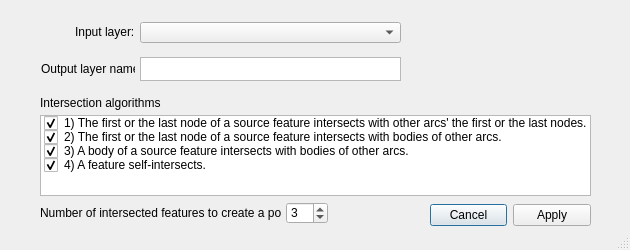
<?xml version="1.0" encoding="UTF-8"?>
<ui version="4.0">
 <class>PointOnArcIntersectionDialogBase</class>
 <widget class="QDialog" name="PointOnArcIntersectionDialogBase">
  <property name="geometry">
   <rect>
    <x>0</x>
    <y>0</y>
    <width>630</width>
    <height>250</height>
   </rect>
  </property>
  <property name="sizePolicy">
   <sizepolicy hsizetype="Preferred" vsizetype="Preferred">
    <horstretch>0</horstretch>
    <verstretch>0</verstretch>
   </sizepolicy>
  </property>
  <property name="minimumSize">
   <size>
    <width>630</width>
    <height>250</height>
   </size>
  </property>
  <property name="maximumSize">
   <size>
    <width>630</width>
    <height>250</height>
   </size>
  </property>
  <property name="windowTitle">
   <string>Create points on arcs' intersection</string>
  </property>
  <property name="sizeGripEnabled">
   <bool>true</bool>
  </property>
  <property name="modal">
   <bool>false</bool>
  </property>
  <widget class="QDialogButtonBox" name="button_box">
   <property name="geometry">
    <rect>
     <x>430</x>
     <y>199</y>
     <width>161</width>
     <height>32</height>
    </rect>
   </property>
   <property name="orientation">
    <enum>Qt::Horizontal</enum>
   </property>
   <property name="standardButtons">
    <set>QDialogButtonBox::Apply|QDialogButtonBox::Cancel</set>
   </property>
  </widget>
  <widget class="QSpinBox" name="arcsNumberSpinBox">
   <property name="geometry">
    <rect>
     <x>286</x>
     <y>202</y>
     <width>42</width>
     <height>22</height>
    </rect>
   </property>
   <property name="minimum">
    <number>1</number>
   </property>
   <property name="value">
    <number>3</number>
   </property>
  </widget>
  <widget class="QListWidget" name="algorithmListWidget">
   <property name="geometry">
    <rect>
     <x>40</x>
     <y>115</y>
     <width>551</width>
     <height>81</height>
    </rect>
   </property>
   <item>
    <property name="text">
     <string>1) The first or the last node of a source feature intersects with other arcs' the first or the last nodes.</string>
    </property>
    <property name="checkState">
     <enum>Checked</enum>
    </property>
   </item>
   <item>
    <property name="text">
     <string>2) The first or the last node of a source feature intersects with bodies of other arcs.</string>
    </property>
    <property name="checkState">
     <enum>Checked</enum>
    </property>
   </item>
   <item>
    <property name="text">
     <string>3) A body of a source feature intersects with bodies of other arcs.</string>
    </property>
    <property name="checkState">
     <enum>Checked</enum>
    </property>
   </item>
   <item>
    <property name="text">
     <string>4) A feature self-intersects.</string>
    </property>
    <property name="checkState">
     <enum>Checked</enum>
    </property>
   </item>
  </widget>
  <widget class="QLabel" name="algorithmLabel">
   <property name="geometry">
    <rect>
     <x>40</x>
     <y>95</y>
     <width>121</width>
     <height>16</height>
    </rect>
   </property>
   <property name="text">
    <string>Intersection algorithms:</string>
   </property>
  </widget>
  <widget class="QLabel" name="layersNumberLabel">
   <property name="geometry">
    <rect>
     <x>40</x>
     <y>205</y>
     <width>241</width>
     <height>16</height>
    </rect>
   </property>
   <property name="text">
    <string>Number of intersected features to create a point:</string>
   </property>
  </widget>
  <widget class="QLabel" name="layerLabel">
   <property name="geometry">
    <rect>
     <x>75</x>
     <y>22</y>
     <width>61</width>
     <height>20</height>
    </rect>
   </property>
   <property name="text">
    <string>Input layer:</string>
   </property>
  </widget>
  <widget class="QComboBox" name="layerComboBox">
   <property name="geometry">
    <rect>
     <x>140</x>
     <y>22</y>
     <width>261</width>
     <height>21</height>
    </rect>
   </property>
  </widget>
  <widget class="QTextEdit" name="outputLayerNameTextEdit">
   <property name="geometry">
    <rect>
     <x>140</x>
     <y>57</y>
     <width>261</width>
     <height>24</height>
    </rect>
   </property>
  </widget>
  <widget class="QLabel" name="outputLayerNameLabel">
   <property name="geometry">
    <rect>
     <x>41</x>
     <y>61</y>
     <width>94</width>
     <height>16</height>
    </rect>
   </property>
   <property name="text">
    <string>Output layer name:</string>
   </property>
  </widget>
 </widget>
 <resources/>
 <connections>
  <connection>
   <sender>button_box</sender>
   <signal>accepted()</signal>
   <receiver>PointOnArcIntersectionDialogBase</receiver>
   <slot>accept()</slot>
   <hints>
    <hint type="sourcelabel">
     <x>20</x>
     <y>20</y>
    </hint>
    <hint type="destinationlabel">
     <x>20</x>
     <y>20</y>
    </hint>
   </hints>
  </connection>
  <connection>
   <sender>button_box</sender>
   <signal>rejected()</signal>
   <receiver>PointOnArcIntersectionDialogBase</receiver>
   <slot>reject()</slot>
   <hints>
    <hint type="sourcelabel">
     <x>20</x>
     <y>20</y>
    </hint>
    <hint type="destinationlabel">
     <x>20</x>
     <y>20</y>
    </hint>
   </hints>
  </connection>
 </connections>
</ui>
